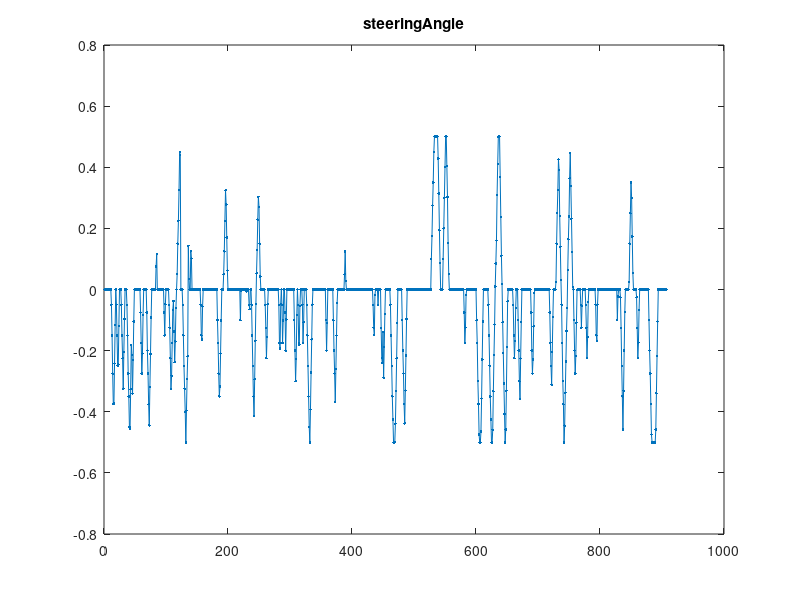
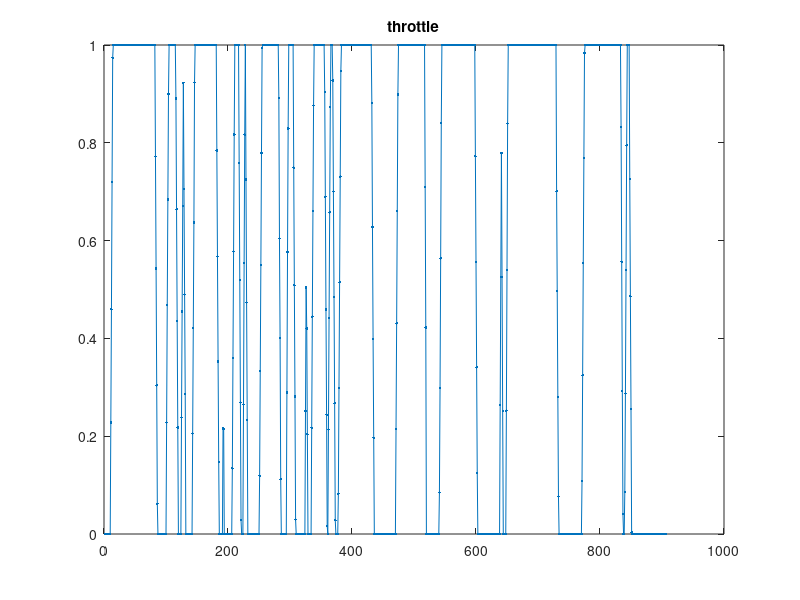
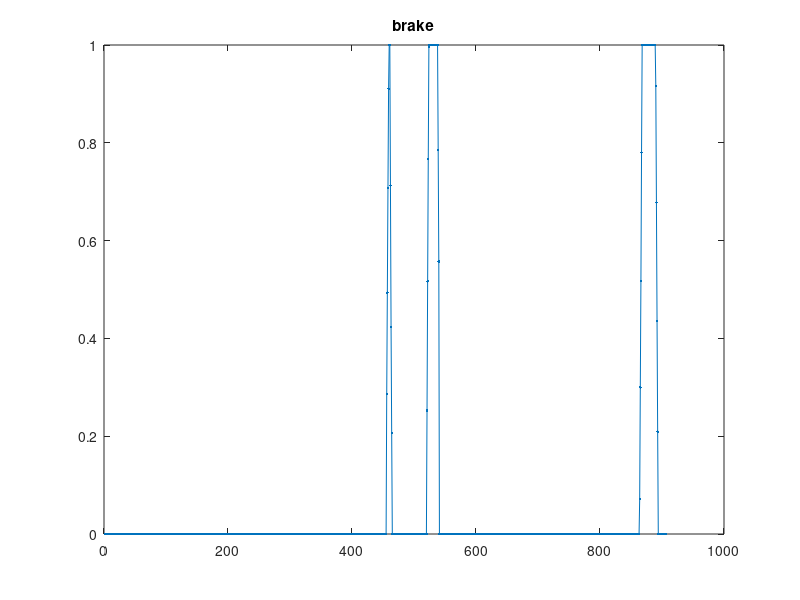
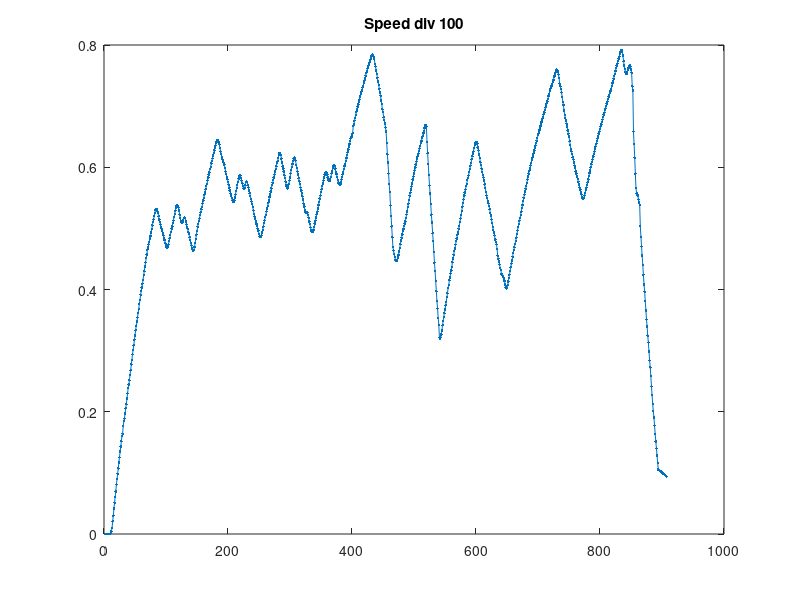

These figures' MATLAB source, in order: (Note: this script raises an error after producing the figures.)
clear all; close all; clc;

f = fileread('driving_log.csv'); 
lines = regexp(f, '\n', 'split');

M = zeros(length(lines), 10); 
for i = 1:length(lines)
    curr = regexp(lines{i}, ',', 'split');
    M(i,:) = str2double(curr); 
end

M(:,1:3) = []; 

cols = {'steeringAngle', 'throttle', 'brake', 'Speed div 100', 'posx', 'posy', 'heading'};
for i = 1:length(cols)
    figure; 
    y = M(:,i); 
    if i == 4; y = y/100; end
    plot(y, '.-')
    title(cols{i})
end

figure; hold all; 
for i = 1:4
    y = M(:,i); 
    if i == 4; y = y/100; end
    plot(y, '.-', 'DisplayName', cols{i})
end
legend toggle

figure; hold all; 
plot(M(:,5), M(:,6), '-')
waypoints = load('lake_track_waypoints.csv');
plot(waypoints(:,1), waypoints(:,2), '-x')

sa = M(:,1);
figure;
subplot(121)
histogram(sa, 20)
xlabel('steering input')
xlim([-1 1])
title('Raw training data')

sa_aug = [sa; sa+0.2; sa-0.2];
sa_aug = [sa_aug; -sa_aug];
subplot(122)
histogram(sa_aug, 20)
xlabel('steering input')
xlim([-1 1])
title('Augmented training data')
savepdf('steer_train')